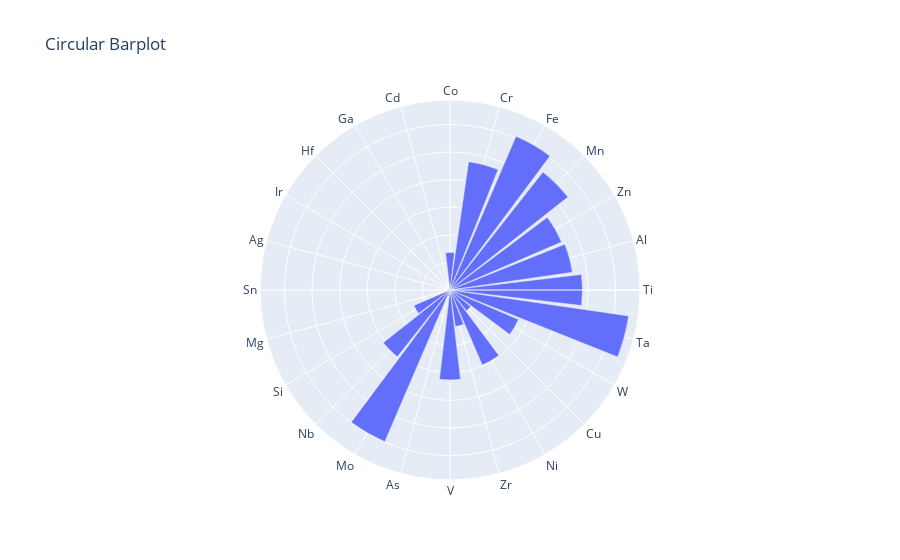

Source (notebook cell):
### Code cell
import plotly.graph_objects as go

# Sample data
a = list(element_counts_regular.keys())
b = list(element_counts_regular.values())

# Create a figure
fig = go.Figure()

# Add the Pie of Bar Chart
fig.add_trace(go.Barpolar(
    r=b,
    theta=a,
    text=a,
    hoverinfo='text+r',
))

# Update the layout
fig.update_layout(
    title="Circular Barplot",
    polar=dict(
        radialaxis=dict(showticklabels=False, ticks=''),
        angularaxis=dict(direction="clockwise"),
    )
)

# Show the plot
fig.show()

### Figure 1 — Plotly figure (JSON) as saved in the notebook; plotly's stock layout.template omitted (floating-point values rounded to 4 significant figures)
{"data": [{"hoverinfo": "text+r", "r": [68, 235, 303, 272, 220, 224, 240, 327, 135, 48, 148, 67, 163, 11, 299, 154, 71, 2, 4, 3, 1, 1, 3, 1], "text": ["Co", "Cr", "Fe", "Mn", "Zn", "Al", "Ti", "Ta", "W", "Cu", "Ni", "Zr", "V", "As", "Mo", "Nb", "Si", "Mg", "Sn", "Ag", "Ir", "Hf", "Ga", "Cd"], "theta": ["Co", "Cr", "Fe", "Mn", "Zn", "Al", "Ti", "Ta", "W", "Cu", "Ni", "Zr", "V", "As", "Mo", "Nb", "Si", "Mg", "Sn", "Ag", "Ir", "Hf", "Ga", "Cd"], "type": "barpolar"}], "layout": {"polar": {"angularaxis": {"direction": "clockwise"}, "radialaxis": {"showticklabels": false, "ticks": ""}}, "title": {"text": "Circular Barplot"}}}
